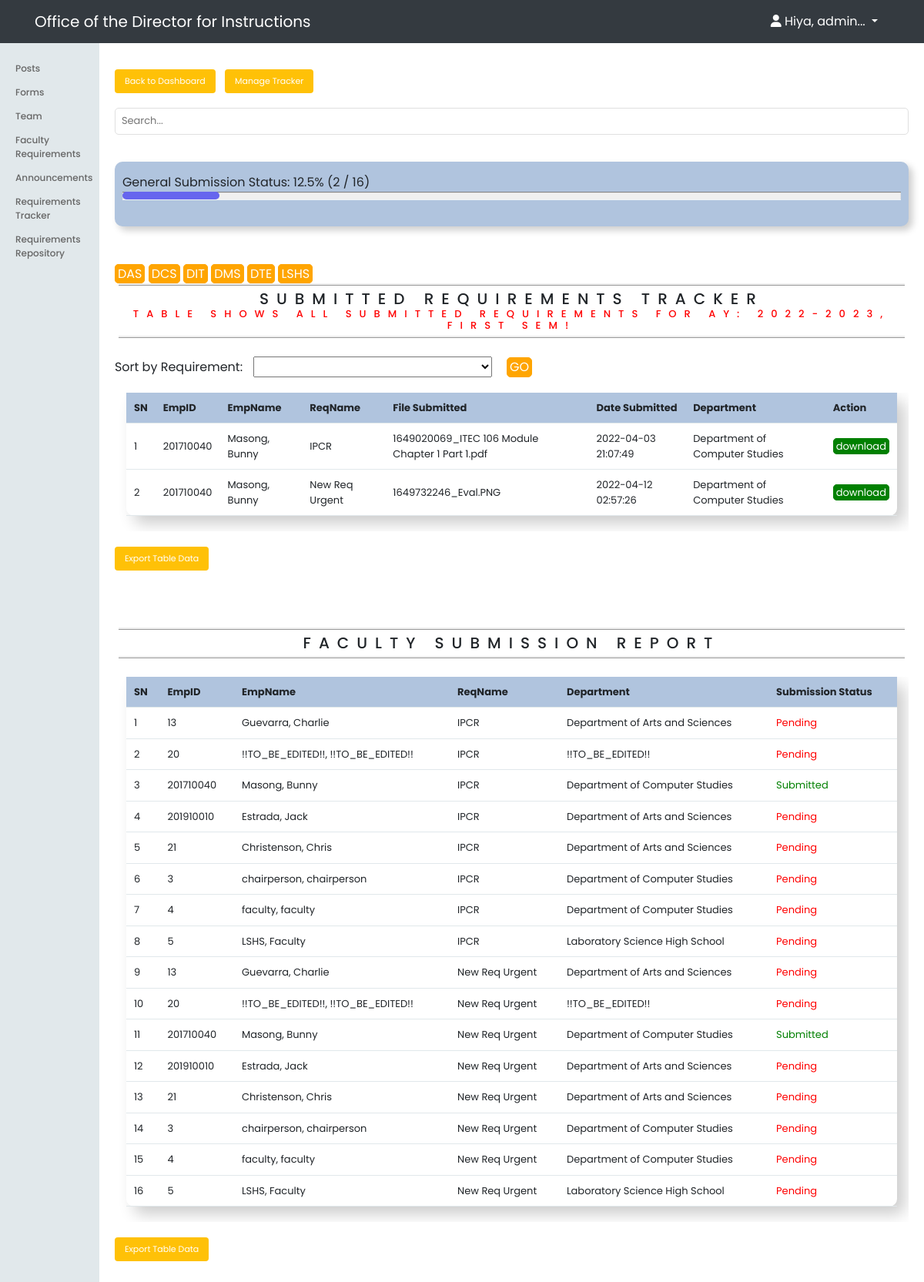
The page /admin/tracker/index.php (signed in) on the database its author committed.
### tables this page shows
CREATE TABLE `current_academic_details` (
  `id` int(11) NOT NULL,
  `current_academic_year` varchar(50) NOT NULL,
  `current_semester` varchar(50) NOT NULL,
  `autonotifemail` varchar(50) NOT NULL,
  `autonotifpassword` varchar(50) NOT NULL,
  `contactemail` varchar(50) NOT NULL
);

CREATE TABLE `requirements_list` (
  `req_id` int(11) NOT NULL,
  `req_name` varchar(255) NOT NULL,
  `description` text NOT NULL,
  `ay` varchar(100) NOT NULL,
  `sem` varchar(50) NOT NULL,
  `created_at` timestamp NOT NULL DEFAULT current_timestamp()
);

CREATE TABLE `users` (
  `empid` varchar(15) NOT NULL,
  `lastname` varchar(100) NOT NULL,
  `firstname` varchar(100) NOT NULL,
  `middlename` varchar(25) NOT NULL,
  `birthday` date DEFAULT NULL,
  `contactno` bigint(20) DEFAULT NULL,
  `email` varchar(255) NOT NULL,
  `password` varchar(255) NOT NULL,
  `position` varchar(100) NOT NULL,
  `rank` varchar(100) NOT NULL,
  `department` varchar(100) NOT NULL,
  `status` varchar(50) NOT NULL,
  `created_at` timestamp NOT NULL DEFAULT current_timestamp()
);

CREATE TABLE `requirements_submitted` (
  `req_id` int(11) NOT NULL,
  `empid` varchar(20) NOT NULL,
  `file` varchar(50) NOT NULL,
  `date_submitted` timestamp NOT NULL DEFAULT current_timestamp()
);

### app/database/db.php (called while the page is built, shortened)
<?php
require('connect.php');
function executeQuery($sql, $data)
{
	global $conn;
	$stmt = $conn->prepare($sql);
	$values = array_values($data);
	$types = str_repeat('s', count($values));
	$stmt->bind_param($types, ...$values);
	$stmt->execute();
	return $stmt;
}
function selectAll($table, $conditions = [])
{
	global $conn;
	$sql = "SELECT * FROM $table";
	if(empty($conditions)){
		$stmt = $conn->prepare($sql);
		$stmt->execute();
		$records = $stmt->get_result()->fetch_all(MYSQLI_ASSOC);
		return $records;
	} else {
		$i = 0;
		foreach ($conditions as $key => $value) {
			if($i == 0){
				$sql = $sql." WHERE $key=?";
			} else {
				$sql = $sql." AND $key=?";
			}
			$i++;
		}
		$stmt = executeQuery($sql, $conditions);
		$records = $stmt->get_result()->fetch_all(MYSQLI_ASSOC);
		return $records;
	}
}
function selectAllUsersNotODI($table)
{
	global $conn;
	$sql = "SELECT * FROM $table WHERE department != 'Office of the Director for Instructions' AND status != 'Disabled'";
		$stmt = $conn->prepare($sql);
		$stmt->execute();
		$records = $stmt->get_result()->fetch_all(MYSQLI_ASSOC);
		return $records;
}
function selectReqByAYSEM($ay, $sem)
{
	$sql = "SELECT
	rl.req_name,
  rs.file,
  rs.date_submitted,
  u.empid,
  u.lastname,
  u.firstname,
  u.department
	FROM requirements_list as rl
	JOIN requirements_submitted as rs
  	ON rl.req_id = rs.req_id
	JOIN users as u
  ON u.empid = rs.empid WHERE rl.ay=? AND rl.sem=?";
	$stmt = executeQuery($sql, ['ay' => $ay, 'sem' => $sem]);
	$records = $stmt->get_result()->fetch_all(MYSQLI_ASSOC);
	return $records;
}
function selectOne($table, $conditions)
{
	$sql = "SELECT * FROM $table";
	$i = 0;
	foreach ($conditions as $key => $value) {
		if($i == 0){
			$sql = $sql." WHERE $key=?";
		} else {
			$sql = $sql." AND $key=?";
		}
		$i++;
	}
	$sql = $sql . " LIMIT 1";
	$stmt = executeQuery($sql, $conditions);
	$records = $stmt->get_result()->fetch_assoc();
	return $records;
}

### app/controllers/tracker.php (called while the page is built, shortened)
<?php
include(ROOT_PATH . "/app/database/db.php");
$currentAY = selectAll('current_academic_details');
$current_ay = $currentAY[0]['current_academic_year'];
$current_sem = $currentAY[0]['current_semester'];
$sorts = selectAll('requirements_list');
if (isset($_POST['go'])){
    $get=selectOne('requirements_list', ['req_id' => $_POST['id']]);
    $req_name=$get['req_name'];
	$requirements = selectReqByReqNameAYSem($current_ay, $current_sem, $_POST['id']);
	$users = selectAllUsersNotODI('users');
    $user_count = count($users);
    if($user_count==0){
        $sub=0;
        $submitted_count = count($requirements);
        $gen_status = 0;
    } else{
        $list = selectAll('requirements_list', ['req_id' =>$_POST['id']]);
        $list_count = count($list);
        $submitted_count = count($requirements);
        $total_submission = $list_count*$user_count;
        $sub=$total_submission;
        $gen_status1 = ($submitted_count/$total_submission)*100;
        $gen_status = round($gen_status1, 2);
    }
    $reqlist = selectAll('requirements_list', ['req_id' =>$_POST['id']]);
    $userlist = selectAllUsersNotODI('users');
} else{
	$requirements = selectReqByAYSEM($current_ay, $current_sem);
    $users = selectAllUsersNotODI('users');
    $user_count = count($users);
    if($user_count==0){
        $sub=0;
        $submitted_count = count($requirements);
        $gen_status = 0;
    } else{
        $list = selectAll('requirements_list');
        $list_count = count($list);
        $submitted_count = count($requirements);
        $total_submission = $list_count*$user_count;
        $sub=$total_submission;
        if ($list_count == 0) {
            $gen_status1 = 0;
        }
        else {
            $gen_status1 = ($submitted_count/$total_submission)*100;
        }
        $gen_status = round($gen_status1, 2);
    }
    $reqlist = selectAll('requirements_list', ['ay' => $current_ay, 'sem' => $current_sem]);
    $userlist = selectAllUsersNotODI('users');
}

### admin/tracker/index.php (the view, shortened to what this page needs)
<?php include(ROOT_PATH . "/app/controllers/tracker.php");
$style_t1 = 'height: 100%;
            width: '. $gen_status .'%;
            background: #6665ee;
            position: absolute;
            border-radius: 10px;';
$count=0;
?>
<!DOCTYPE html>
<html lang="en">
    <head>
        <link rel="stylesheet"
            href="https://use.fontawesome.com/releases/v5.7.2/css/all.css"
>
        <link rel="stylesheet" href="../../assets/css/style.css">
        <link rel="stylesheet" href="../../assets/css/admin.css">
        <link rel="stylesheet" href="https://maxcdn.bootstrapcdn.com/bootstrap/4.0.0/css/bootstrap.min.css">
        <link rel="stylesheet" href="<?php echo BASE_URL . '/assets/css/adminheader.css'; ?>">
    </head>
    <body>
        <?php include(ROOT_PATH . "/app/includes/adminHeader.php"); ?>
        <div class="admin-wrapper">
            <?php include(ROOT_PATH . "/app/includes/adminSidebar.php"); ?>
            <div class="admin-content">
                <div class="button-group">
                    <a href="<?php echo BASE_URL . '/superadmin/dashboard.php';?>" class="btn btn-big">Back to Dashboard</a>
                    <a href="index.php" class="btn btn-big">Manage Tracker</a>
                    <form class="search" action="index.php" method="post">
                        <input type="text" name="search-term" class="text-input" placeholder="Search...">
                    </form>
                </div>
                <div class="content">
                    <div class="skills-bar">
                        <div class="bar">
                            <div class="bar-info">
                                <span>General Submission Status: <?php echo $gen_status; ?>% (<?php echo $submitted_count; ?> / <?php echo $sub; ?>)</span>
                            </div>
                               <div class="progress-line"><span style="<?php echo $style_t1; ?>"></span></div>
                        </div>
                    </div>
                    <div class="dept-tracker">
                        <a href="das.php" class="disable">DAS</a>
                        <a href="dcs.php" class="disable">DCS</a>
                        <a href="dit.php" class="disable">DIT</a>
                        <a href="dms.php" class="disable">DMS</a>
                        <a href="dte.php" class="disable">DTE</a>
                        <a href="lshs.php" class="disable">LSHS</a>
                    </div>
                    <h2 class="page-title">Submitted Requirements Tracker <p class="note">Table shows all submitted requirements for AY: <?php echo $current_ay; ?>, <?php echo $current_sem; ?> sem!</p> </h2>
                    <div class="tracker-sorter">
                        <form action="index.php" method="post">
                            Sort by Requirement:
                            <select name="id" class="req-sort" required>
                                <option value=""></option>
                                <?php foreach ($sorts as $key => $sort): ?>
                                <option value="<?php echo $sort['req_id']; ?>"><?php echo $sort['req_name']; ?></option>
                                <?php endforeach; ?>
                            </select>
                            <button type="submit" name="go" class="disable">GO</button>
                        </form>
                    </div>
                    <div class="container test">
                            <table id = "tblData">
                                <thead>
                                    <th>SN</th>
                                    <th>EmpID</th>
                                    <th>EmpName</th>
                                    <th>ReqName</th>
                                    <th>File Submitted</th>
                                    <th>Date Submitted</th>
                                    <th>Department</th>
                                    <th colspan="2">Action</th>
                                </thead>
                                <tbody>
                                <?php foreach ($requirements as $key => $req): ?>
                                <tr>
                                    <td><?php echo $key + 1; ?></td>
                                    <td><?php echo $req['empid']; ?></td>
                                    <td><?php echo $req['lastname'].', '.$req['firstname']; ?></td>
                                    <td><?php echo $req['req_name']; ?></td>
                                    <td><?php echo $req['file']; ?></td>
                                    <td><?php echo $req['date_submitted']; ?></td>
                                    <td><?php echo $req['department']; ?></td>
                                    <td><a href="<?php echo BASE_URL . '/assets/submitted_docs/' . $req['file']; ?>" class="edit" download>download</a></td>
                                </tr>
                                <?php endforeach; ?>
                                </tbody>
                            </table>
                </div>
                <button class="btn btn-big excel" onclick="exportTableToExcel('tblData','All Submitted Requirements Data')">Export Table Data</button>
            </div>
            <div class="content sec-below">
                    <h2 class="page-title">Faculty Submission Report</h2>
                    <div class="container test">
                            <table id = "tblData1">
                                <thead>
                                    <th>SN</th>
                                    <th>EmpID</th>
                                    <th>EmpName</th>
                                    <th>ReqName</th>
                                    <th>Department</th>
                                    <th>Submission Status</th>
                                </thead>
                                <tbody>
                                <?php foreach ($reqlist as $i => $list): ?>
                                    <?php foreach ($userlist as $j => $user): ?>
                                        <tr>
                                            <td><?php echo $count + 1; ?></td>
                                            <td><?php echo $user['empid']; ?></td>
                                            <td><?php echo $user['lastname'].', '.$user['firstname']; ?></td>
                                            <td><?php echo $list['req_name']; ?></td>
                                            <td><?php echo $user['department']; ?></td>
                                            <?php $status=selectOne('requirements_submitted',['req_id' => $list['req_id'], 'empid' => $user['empid']]); ?>
                                            <?php if ($status):?>
                                                <td><font color="green">Submitted</font></td>
                                            <?php else: ?>
                                                <?php $activecheck = selectOne('users', ['empid'=> $user['empid'], 'status' => 'On Leave']); ?>
                                                <?php if ($activecheck): ?>
                                                    <td><font color="orange">On Leave</font></td>
                                                <?php else: ?>
                                                    <td><font color="red">Pending</font></td>
                                                <?php endif; ?>
                                            <?php endif; ?>
                                        </tr>
                                        <?php $count++; ?>
                                    <?php endforeach; ?>
                                <?php endforeach; ?>
                                </tbody>
                            </table>
                </div>
                <button class="btn btn-big excel" onclick="exportTableToExcel('tblData1','Faculty Submission Data Report')">Export Table Data</button>
            </div>
            </div>
        </div>
    </body>
</html>

### assets/css/style.css (style rules this page uses)
* { box-sizing: border-box; font-family: 'Poppins', sans-serif; }
html, body { height: 100%; padding: 0px; margin: 0px; }
h1, h2, h3, h4, h5, h6 { color: #5c5b5b; margin: 5px; }
a { text-decoration: none!important; color: inherit; }
.btn { padding: .3rem .6rem; background: #ffc107; color: white; border: 1px solid transparent; border-radius: .25rem; font-size: 11px !important; }
.btn-big { padding: .6rem 1.2rem; margin-right: 8px; margin-bottom: 4px; line-height: 1.2rem; }
.text-input { padding: .3rem .5rem; display: block; width: 100%; border-radius: 5px; border: 1px solid #e0e0e0; outline: none; color: #444; line-height: 1rem; font-size: 13px; height: 35px!important; }
.content { width: 100%; margin: 30px auto 30px; }

### assets/css/admin.css (style rules this page uses)
.admin-wrapper { display: flex; height: 100%; padding-top: 50px; background: white; }
.admin-wrapper .admin-content { flex: 8; height: 100%; padding: 40px 20px 20px 20px; overflow-y: scroll; }
.admin-wrapper .admin-content .search { padding: 15px 0px; margin-left: 670px; margin-top: -55px; margin-bottom: 55px; width: 25%; height: 20px; }
.admin-content .page-title { text-transform: uppercase; font-size: 20px; text-align: center; margin-bottom: 1.5rem; border-top: ridge; border-bottom: ridge; padding: 5px 0; letter-spacing: 10px; }
.test { width: 100%; }
.admin-content .note { text-transform: uppercase; color: red; font-size: 13px; margin-bottom: 0px; }
.admin-content .sec-below { padding-top: 40px; }
.tracker-sorter { padding-bottom: 20px; }
.tracker-sorter .req-sort { width: 30%; margin: 0 15px 0 10px; }
.excel { margin-top: 20px; }
.skills-bar { width: 100%; background: lightsteelblue; border-radius: 10px; padding: 15px 10px; margin-bottom: 50px; box-shadow: 5px 5px 10px rgba(0,0,0,0.2); }
.skills-bar .bar { margin: 20px 0; }
.skills-bar .bar:first-child { margin-top: 0; }
.skills-bar .bar .progress-line { position: relative; height: 10px; width: 100%; background: #f0f0f0; box-shadow: inset 0px 1px 1px rgba(0,0,0,0.5), 0px 1px rgba(255,255,255,0.8); }
table { table-layout: auto; position: inherit; width: 100%; font-size: 13px; border-radius: 10px; padding: 5px 10px; margin-bottom: 20px; box-shadow: 10px 10px 20px rgba(0,0,0,0.2); }
th, td { padding: 10px; text-align: left; border-bottom: 1px solid #e1e8eb; text-overflow: hidden; }
td { width: auto!important; }
thead { background-color: lightsteelblue!important; }
.edit { padding: 0 3px; color: white; border: solid 1px green; background: green; border-radius: 5px; }
.disable { padding: 0 3px; color: white; border: solid 1px orange; background: orange; border-radius: 5px; }
@media only screen and (max-width: 1340px) { .admin-wrapper .admin-content .button-group .search { width: 100%; margin-left: 0px; margin-top: 0px; } }
@media only screen and (max-width: 1340px) { .test { overflow-y: scroll; overflow-x: scroll; } }

### assets/css/adminheader.css (style rules this page uses)
body, input { font-family: 'Poppins', sans-serif; }

### rows shown on the page
current_academic_details: current_academic_year "2022-2023", current_semester "FIRST"
requirements_list: users.empid "201710040", users.lastname "Masong", users.firstname "Bunny", req_name "IPCR", requirements_submitted.file "1649020069_ITEC 106 Module Chapter 1 Part 1.pdf", requirements_submitted.date_submitted "2022-04-03 21:07:49", users.department "Department of Computer Studies"
requirements_list: users.empid "201710040", users.lastname "Masong", users.firstname "Bunny", req_name "New Req Urgent", requirements_submitted.file "1649732246_Eval.PNG", requirements_submitted.date_submitted "2022-04-12 02:57:26", users.department "Department of Computer Studies"
users: empid "13", lastname "Guevarra", firstname "Charlie", department "Department of Arts and Sciences", shows "Pending"
users: empid "20", lastname "!!TO_BE_EDITED!!", firstname "!!TO_BE_EDITED!!", department "!!TO_BE_EDITED!!", shows "Pending"
users: empid "201710040", lastname "Masong", firstname "Bunny", department "Department of Computer Studies", shows "Submitted"
users: empid "201910010", lastname "Estrada", firstname "Jack", department "Department of Arts and Sciences", shows "Pending"
users: empid "21", lastname "Christenson", firstname "Chris", department "Department of Arts and Sciences", shows "Pending"
users: empid "3", lastname "chairperson", firstname "chairperson", department "Department of Computer Studies", shows "Pending"
users: empid "4", lastname "faculty", firstname "faculty", department "Department of Computer Studies", shows "Pending"
users: empid "5", lastname "LSHS", firstname "Faculty", department "Laboratory Science High School", shows "Pending"

### other values the page prints
substr($_SESSION['firstname'], 0, 8) "admin"
$gen_status "12.5"
$submitted_count "2"
$sub "16"
